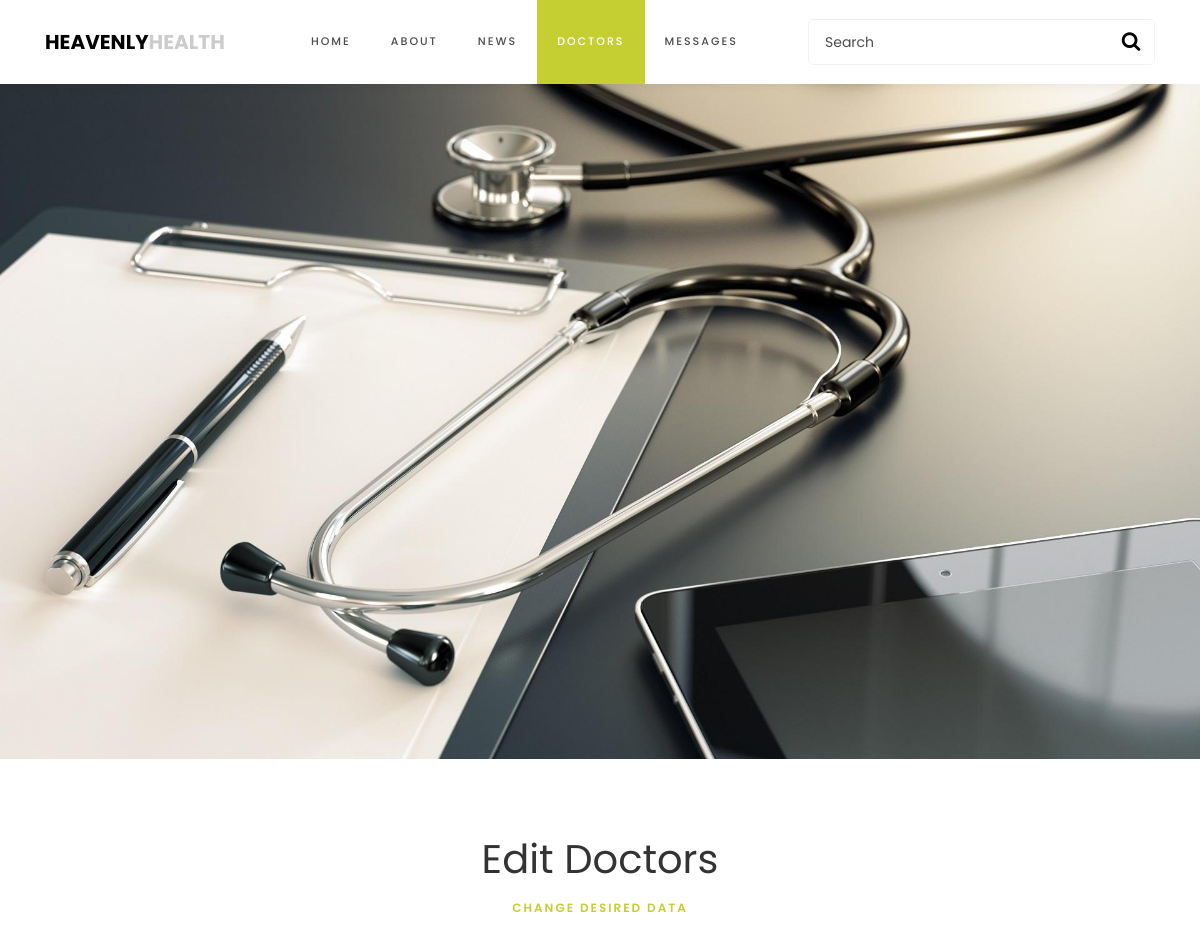
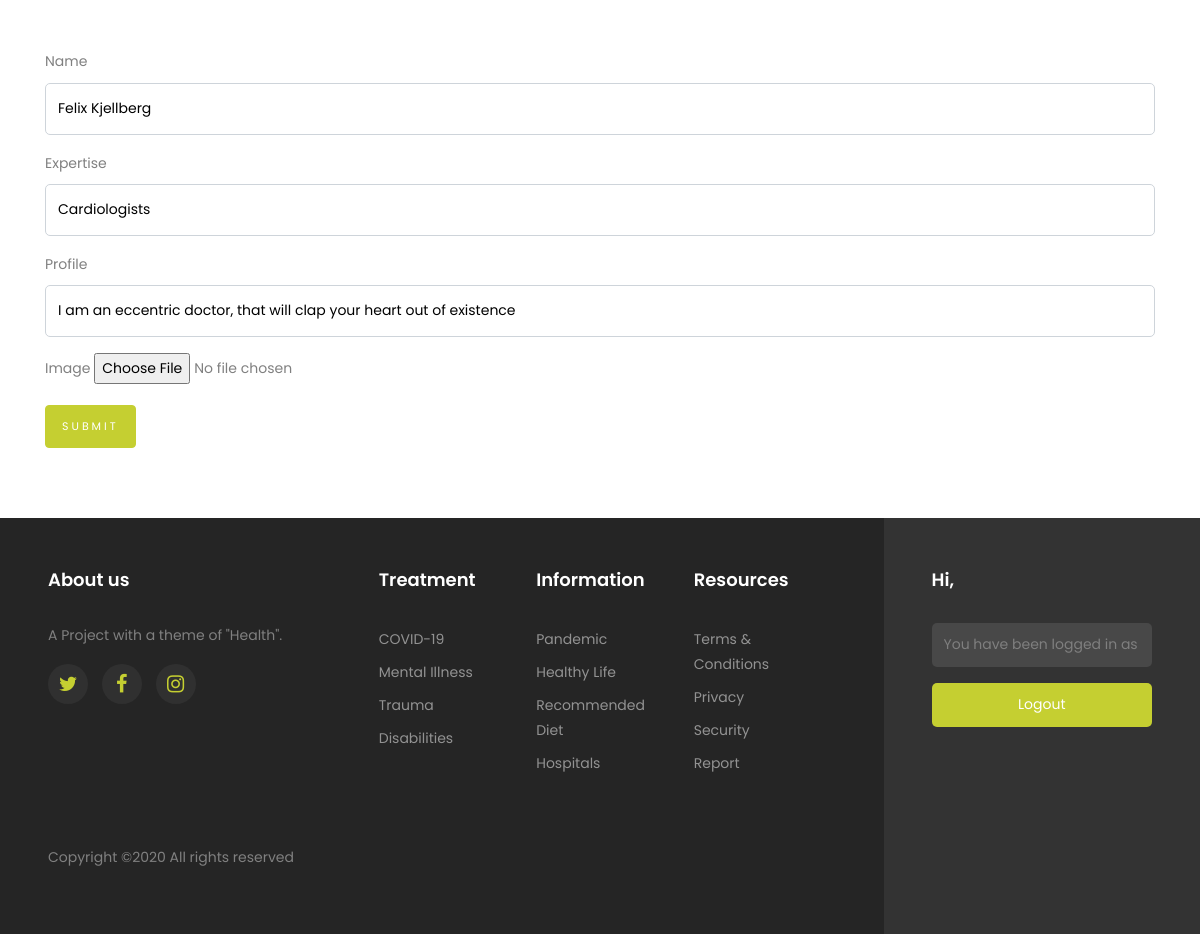
Screenshot of /index.php/admin/editd/1 with the database file from the repository (2 pictures, top to bottom).
### tables this page shows
CREATE TABLE `doctors` (
  `id` int(11) NOT NULL,
  `name` varchar(30) NOT NULL,
  `expertise` varchar(20) NOT NULL,
  `profile` varchar(100) NOT NULL,
  `photo` varchar(30) NOT NULL
);

### application/controllers/Admin.php (called while the page is built, shortened)
<?php
class Admin extends CI_Controller {
    public function __construct()
	{
		$this->load->model('rolemodel');
		$this->load->model('loginmodel');
		$this->load->helper(array('form', 'url'));
	}
	public function editD($id)
	{
		$data['doctors'] = $this->rolemodel->getOneDoctor($id);;
		$this->load->view('admin/editd',$data);
	}
}

### index.php (called while the page is built, shortened)
<?php
require_once BASEPATH.'core/CodeIgniter.php';

### application/models/RoleModel.php (called while the page is built, shortened)
<?php
class rolemodel extends CI_Model {
	public function getOneDoctor($id) {
		$this->db->where('id', $id);
		return $this->db->get('doctors')->result();
	}
}

### application/views/admin/EditD.php (the view, shortened to what this page needs)
<!DOCTYPE html>
<html>
<head>
	<link rel="stylesheet" href="https://stackpath.bootstrapcdn.com/bootstrap/4.4.1/css/bootstrap.min.css">
	<link rel="stylesheet" href="<?php echo base_url() ?>assets/css/style.css">
	<link rel="stylesheet" href="<?php echo base_url() ?>assets/css/owl.carousel.min.css">
	<link rel="stylesheet" href="<?php echo base_url() ?>assets/css/owl.theme.default.min.css">
  <link rel="stylesheet" href="https://stackpath.bootstrapcdn.com/font-awesome/4.7.0/css/font-awesome.min.css">
</head>
<body>
	<nav class="navbar navbar-expand-lg navbar-dark ftco_navbar bg-dark ftco-navbar-light" id="ftco-navbar">
	    <div class="container">
	    	<a class="navbar-brand" href="<?php echo base_url('index.php/admin') ?>">HEAVENLY<span>HEALTH</span></a>
	    	<form action="#" class="searchform order-sm-start order-lg-last">
          <div class="form-group d-flex">
            <input type="text" class="form-control pl-3" placeholder="Search">
            <button type="submit" placeholder="" class="form-control search"><span class="fa fa-search"></span></button>
          </div>
        </form>
	      <div class="collapse navbar-collapse" id="ftco-nav">
	        <ul class="navbar-nav m-auto">
	        	<li class="nav-item"><a href="<?php echo base_url('index.php/admin') ?>" class="nav-link">Home</a></li>
            <li class="nav-item"><a href="<?php echo base_url('index.php/admin/about') ?>" class="nav-link">About</a></li>
            <li class="nav-item"><a href="<?php echo base_url('index.php/admin/news') ?>" class="nav-link">News</a></li>
            <li class="nav-item active"><a href="<?php echo base_url('index.php/admin/doctors') ?>" class="nav-link">Doctors</a></li>
            <li class="nav-item"><a href="<?php echo base_url('index.php/admin/messages') ?>" class="nav-link">Messages</a></li>
	        </ul>
	      </div>
	    </div>
	 </nav>
	 <img src="<?php echo base_url(); ?>assets/images/bg_7.jpg" class="img-fluid" alt="Responsive image">
  <section class="site-section">
      <div class="container">
          <div class="row justify-content-center pb-5 mb-3">
            <div class="col-md-7 heading-section text-center">
              <h1> Edit Doctors </h1>
              <span class="subheading">CHANGE DESIRED DATA</span>
          </div>
      </div>
      <?php foreach ($doctors as $row): ?>
       <form method="POST" action="<?php echo base_url('index.php/admin/editDoctors/<?= $row->id ?>') ?>" enctype="multipart/form-data">
        <div class="form-group">
          <label>Name</label>
          <input type="text" name="name" class="form-control" id="name" value="<?= $row->name ?>">
        </div>
        <div class="form-group">
          <label>Expertise</label>
          <input type="text" name="expertise" class="form-control" id="expertise" value="<?= $row->expertise ?>">
        </div>
        <div class="form-group">
          <label>Profile</label>
          <input type="text" name="profile" class="form-control" id="profile" value="<?= $row->profile ?>">
        </div>
        <div class="form-group">
          <label>Image</label>
          <input type='file' name="userfile" id="userfile">
        </div>
        <button type="submit" class="btn btn-primary">Submit</button>
      </form>
      <?php endforeach ?>
    </div>
  </section>
    <footer class="footer">
  <div class="container-fluid px-lg-5">
    <div class="row">
      <div class="col-md-9 py-5">
        <div class="row">
          <div class="col-md-4 mb-md-0 mb-4">
            <h2 class="footer-heading">About us</h2>
            <p>A Project with a theme of "Health".</p>
            <ul class="ftco-footer-social p-0">
                  <li><a href="#" data-toggle="tooltip" data-placement="top" title="Twitter"><span class="fa fa-twitter"></span></a></li>
                  <li><a href="#" data-toggle="tooltip" data-placement="top" title="Facebook"><span class="fa fa-facebook"></span></a></li>
                  <li><a href="#" data-toggle="tooltip" data-placement="top" title="Instagram"><span class="fa fa-instagram"></span></a></li>
                </ul>
          </div>
          <div class="col-md-8">
            <div class="row justify-content-center">
              <div class="col-md-12 col-lg-10">
                <div class="row">
                  <div class="col-md-4 mb-md-0 mb-4">
                        <h2 class="footer-heading">Treatment</h2>
                        <ul class="list-unstyled">
                          <li><a href="#" class="py-1 d-block">COVID-19</a></li>
                          <li><a href="#" class="py-1 d-block">Mental Illness</a></li>
                          <li><a href="#" class="py-1 d-block">Trauma</a></li>
                          <li><a href="#" class="py-1 d-block">Disabilities</a></li>
                        </ul>
                      </div>
                      <div class="col-md-4 mb-md-0 mb-4">
                        <h2 class="footer-heading">Information</h2>
                        <ul class="list-unstyled">
                          <li><a href="#" class="py-1 d-block">Pandemic</a></li>
                          <li><a href="#" class="py-1 d-block">Healthy Life</a></li>
                          <li><a href="#" class="py-1 d-block">Recommended Diet</a></li>
                          <li><a href="#" class="py-1 d-block">Hospitals</a></li>
                        </ul>
                      </div>
                      <div class="col-md-4 mb-md-0 mb-4">
                        <h2 class="footer-heading">Resources</h2>
                        <ul class="list-unstyled">
                          <li><a href="#" class="py-1 d-block">Terms & Conditions</a></li>
                          <li><a href="#" class="py-1 d-block">Privacy</a></li>
                          <li><a href="#" class="py-1 d-block">Security</a></li>
                          <li><a href="#" class="py-1 d-block">Report</a></li>
                        </ul>
                      </div>
                    </div>
                  </div>
                </div>
              </div>
            </div>
            <div class="row mt-md-5">
              <div class="col-md-12">
                <p class="copyright"> Copyright &copy;2020 All rights reserved </p>
              </div>
            </div>
          </div>
          <div class="col-md-3 py-md-5 py-4 aside-stretch-right pl-lg-5">
            <h2 class="footer-heading">Hi, <?php echo $this->session->userdata("name"); ?></h2>
            <form method="POST" action="<?php echo base_url('index.php/admin/logout') ?>" class="form-consultation">
              <div class="form-group">
                <input type="text" name="username" class="form-control" placeholder="You have been logged in as Admin" disabled>
              </div>
              <div class="form-group">
                <button type="submit" class="form-control submit px-3">Logout</button>
              </div>
            </form>
          </div>
        </div>
      </div>
    </footer>
</body>
</html>

### rows the page displays
doctors: name "Felix Kjellberg", expertise "Cardiologists", profile "I am an eccentric doctor, that will clap your heart out of existence"
